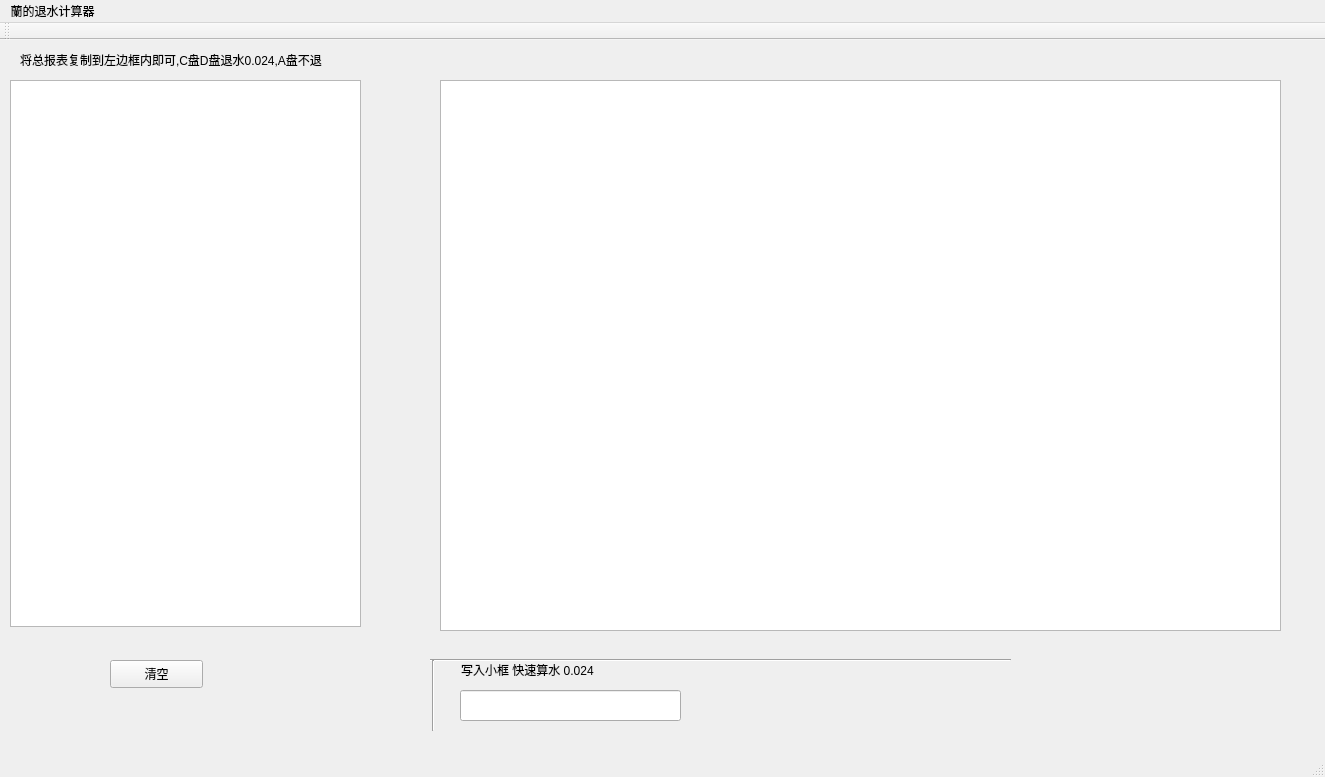
<?xml version="1.0" encoding="UTF-8"?>
<ui version="4.0">
 <class>MainWindow</class>
 <widget class="QMainWindow" name="MainWindow">
  <property name="geometry">
   <rect>
    <x>0</x>
    <y>0</y>
    <width>1325</width>
    <height>777</height>
   </rect>
  </property>
  <property name="windowTitle">
   <string>MainWindow</string>
  </property>
  <widget class="QWidget" name="centralWidget">
   <widget class="QTableView" name="tableView">
    <property name="geometry">
     <rect>
      <x>440</x>
      <y>40</y>
      <width>841</width>
      <height>551</height>
     </rect>
    </property>
    <property name="sizePolicy">
     <sizepolicy hsizetype="Expanding" vsizetype="Maximum">
      <horstretch>0</horstretch>
      <verstretch>0</verstretch>
     </sizepolicy>
    </property>
   </widget>
   <widget class="QPlainTextEdit" name="plainsrcTextEdit">
    <property name="geometry">
     <rect>
      <x>10</x>
      <y>40</y>
      <width>351</width>
      <height>547</height>
     </rect>
    </property>
    <property name="sizePolicy">
     <sizepolicy hsizetype="Expanding" vsizetype="Minimum">
      <horstretch>0</horstretch>
      <verstretch>0</verstretch>
     </sizepolicy>
    </property>
    <property name="plainText">
     <string/>
    </property>
   </widget>
   <widget class="QLabel" name="label_info">
    <property name="geometry">
     <rect>
      <x>420</x>
      <y>10</y>
      <width>691</width>
      <height>20</height>
     </rect>
    </property>
    <property name="text">
     <string/>
    </property>
   </widget>
   <widget class="QLabel" name="label">
    <property name="geometry">
     <rect>
      <x>20</x>
      <y>4</y>
      <width>421</width>
      <height>31</height>
     </rect>
    </property>
    <property name="text">
     <string>将总报表复制到左边框内即可,C盘D盘退水0.024,A盘不退</string>
    </property>
   </widget>
   <widget class="QPushButton" name="clearButton">
    <property name="geometry">
     <rect>
      <x>110</x>
      <y>620</y>
      <width>93</width>
      <height>28</height>
     </rect>
    </property>
    <property name="text">
     <string>清空</string>
    </property>
   </widget>
   <widget class="QLineEdit" name="fastpayback_src">
    <property name="geometry">
     <rect>
      <x>460</x>
      <y>650</y>
      <width>221</width>
      <height>31</height>
     </rect>
    </property>
   </widget>
   <widget class="QLabel" name="label_2">
    <property name="geometry">
     <rect>
      <x>461</x>
      <y>620</y>
      <width>191</width>
      <height>20</height>
     </rect>
    </property>
    <property name="text">
     <string>写入小框 快速算水 0.024</string>
    </property>
   </widget>
   <widget class="Line" name="line">
    <property name="geometry">
     <rect>
      <x>430</x>
      <y>610</y>
      <width>581</width>
      <height>20</height>
     </rect>
    </property>
    <property name="orientation">
     <enum>Qt::Horizontal</enum>
    </property>
   </widget>
   <widget class="Line" name="line_2">
    <property name="geometry">
     <rect>
      <x>423</x>
      <y>620</y>
      <width>20</width>
      <height>71</height>
     </rect>
    </property>
    <property name="orientation">
     <enum>Qt::Vertical</enum>
    </property>
   </widget>
   <widget class="QLabel" name="fastPaybacklable">
    <property name="geometry">
     <rect>
      <x>700</x>
      <y>640</y>
      <width>331</width>
      <height>41</height>
     </rect>
    </property>
    <property name="font">
     <font>
      <family>Courier New</family>
      <pointsize>16</pointsize>
      <weight>75</weight>
      <bold>true</bold>
     </font>
    </property>
    <property name="text">
     <string/>
    </property>
   </widget>
   <zorder>plainsrcTextEdit</zorder>
   <zorder>label_info</zorder>
   <zorder>label</zorder>
   <zorder>clearButton</zorder>
   <zorder>fastpayback_src</zorder>
   <zorder>label_2</zorder>
   <zorder>line</zorder>
   <zorder>line_2</zorder>
   <zorder>fastPaybacklable</zorder>
   <zorder>tableView</zorder>
  </widget>
  <widget class="QMenuBar" name="menuBar">
   <property name="geometry">
    <rect>
     <x>0</x>
     <y>0</y>
     <width>1325</width>
     <height>26</height>
    </rect>
   </property>
   <widget class="QMenu" name="menu">
    <property name="title">
     <string>蘭的退水计算器</string>
    </property>
   </widget>
   <addaction name="menu"/>
  </widget>
  <widget class="QToolBar" name="mainToolBar">
   <attribute name="toolBarArea">
    <enum>TopToolBarArea</enum>
   </attribute>
   <attribute name="toolBarBreak">
    <bool>false</bool>
   </attribute>
  </widget>
  <widget class="QStatusBar" name="statusBar"/>
 </widget>
 <layoutdefault spacing="6" margin="11"/>
 <resources/>
 <connections/>
</ui>
